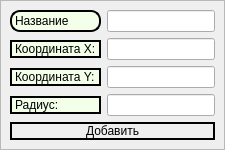
                      <widget class="QWidget" name="page_2_circle">
                       <layout class="QGridLayout" name="gridLayout_12">
                        <property name="leftMargin">
                         <number>0</number>
                        </property>
                        <property name="topMargin">
                         <number>0</number>
                        </property>
                        <property name="rightMargin">
                         <number>0</number>
                        </property>
                        <property name="bottomMargin">
                         <number>0</number>
                        </property>
                        <item row="0" column="0">
                         <widget class="QFrame" name="page_2_frame_circle">
                          <property name="sizePolicy">
                           <sizepolicy hsizetype="Expanding" vsizetype="Expanding">
                            <horstretch>0</horstretch>
                            <verstretch>0</verstretch>
                           </sizepolicy>
                          </property>
                          <property name="frameShape">
                           <enum>QFrame::StyledPanel</enum>
                          </property>
                          <property name="frameShadow">
                           <enum>QFrame::Raised</enum>
                          </property>
                          <layout class="QGridLayout" name="gridLayout_17">
                           <item row="1" column="1">
                            <widget class="QLineEdit" name="XCoordLineEditCircle"/>
                           </item>
                           <item row="1" column="0">
                            <widget class="QLabel" name="XCoordLabelCircle">
                             <property name="sizePolicy">
                              <sizepolicy hsizetype="Preferred" vsizetype="Fixed">
                               <horstretch>0</horstretch>
                               <verstretch>0</verstretch>
                              </sizepolicy>
                             </property>
                             <property name="styleSheet">
                              <string notr="true">font: 75 9pt &quot;Microsoft Tai Le&quot;;
border: 2px solid black #cccccc;
border-radius: 10px;
background-color: rgb(243, 255, 233);</string>
                             </property>
                             <property name="text">
                              <string>Координата X:</string>
                             </property>
                            </widget>
                           </item>
                           <item row="2" column="0">
                            <widget class="QLabel" name="YCoordLabelCircle">
                             <property name="sizePolicy">
                              <sizepolicy hsizetype="Preferred" vsizetype="Fixed">
                               <horstretch>0</horstretch>
                               <verstretch>0</verstretch>
                              </sizepolicy>
                             </property>
                             <property name="styleSheet">
                              <string notr="true">font: 75 9pt &quot;Microsoft Tai Le&quot;;
border: 2px solid black #cccccc;
border-radius: 10px;
background-color: rgb(243, 255, 233);</string>
                             </property>
                             <property name="text">
                              <string>Координата Y:</string>
                             </property>
                            </widget>
                           </item>
                           <item row="3" column="0">
                            <widget class="QLabel" name="RadiusLabel">
                             <property name="sizePolicy">
                              <sizepolicy hsizetype="Preferred" vsizetype="Fixed">
                               <horstretch>0</horstretch>
                               <verstretch>0</verstretch>
                              </sizepolicy>
                             </property>
                             <property name="styleSheet">
                              <string notr="true">font: 75 9pt &quot;Microsoft Tai Le&quot;;
border: 2px solid black #cccccc;
border-radius: 10px;
background-color: rgb(243, 255, 233);</string>
                             </property>
                             <property name="text">
                              <string>Радиус:</string>
                             </property>
                            </widget>
                           </item>
                           <item row="2" column="1">
                            <widget class="QLineEdit" name="YCoordLineEditCircle"/>
                           </item>
                           <item row="3" column="1">
                            <widget class="QLineEdit" name="radiusLineEditCircle"/>
                           </item>
                           <item row="4" column="0" colspan="2">
                            <widget class="QPushButton" name="addCircleButton">
                             <property name="styleSheet">
                              <string notr="true">QPushButton {
    border: 2px solid black #cccccc;
	border-radius: 10px;
}

QPushButton:pressed {
    margin-left: 1px;
    margin-top: 1px;
    margin-right: -1px;
    margin-bottom: -1px;
}

</string>
                             </property>
                             <property name="text">
                              <string>Добавить</string>
                             </property>
                             <property name="checkable">
                              <bool>true</bool>
                             </property>
                            </widget>
                           </item>
                           <item row="0" column="0">
                            <widget class="QLabel" name="circleNameLabel">
                             <property name="styleSheet">
                              <string notr="true">font: 75 9pt &quot;Microsoft Tai Le&quot;;
border: 2px solid black #cccccc;
border-radius: 10px;
background-color: rgb(243, 255, 233);</string>
                             </property>
                             <property name="text">
                              <string>Название</string>
                             </property>
                            </widget>
                           </item>
                           <item row="0" column="1">
                            <widget class="QLineEdit" name="circleNameLineEdit"/>
                           </item>
                          </layout>
                         </widget>
                        </item>
                       </layout>
                      </widget>
